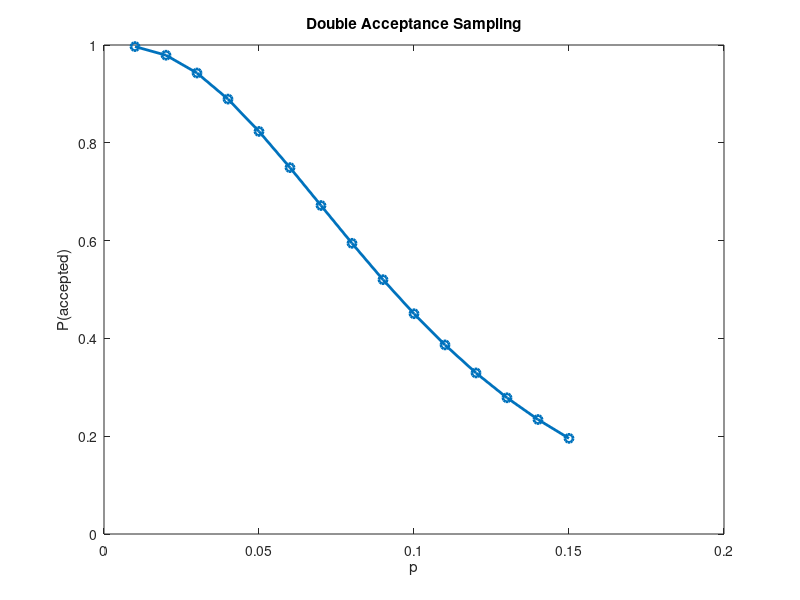

Here is the MATLAB script that generated this plot:
function HW3_Prob3_DoubleSampling

prob = .01:.01:.15;
probs = zeros(1,15);
for i = 1:15
    probs(i) = binocdf(1,20,prob(i)) + (binopdf(2,20,prob(i))*binopdf(0,15,prob(i)));
    disp(probs(i))
end

figure('Visible','on','Name','HW3 Prob3')
plot(prob,probs,'o-','LineWidth',2)
title('Double Acceptance Sampling')
xlabel('p')
ylabel('P(accepted)')